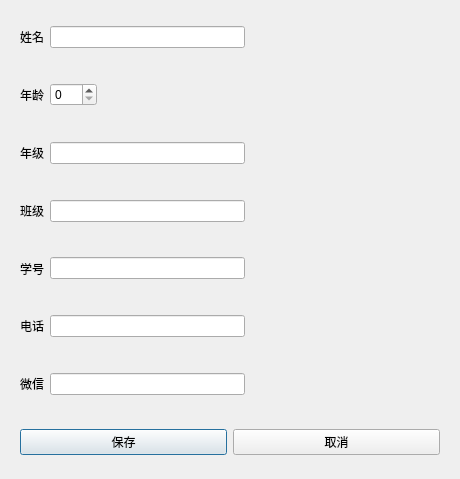
<?xml version="1.0" encoding="UTF-8"?>
<ui version="4.0">
 <class>Dlg_AddStu</class>
 <widget class="QDialog" name="Dlg_AddStu">
  <property name="geometry">
   <rect>
    <x>0</x>
    <y>0</y>
    <width>460</width>
    <height>479</height>
   </rect>
  </property>
  <property name="windowTitle">
   <string/>
  </property>
  <layout class="QVBoxLayout" name="verticalLayout">
   <item>
    <widget class="QWidget" name="widget_8" native="true">
     <layout class="QHBoxLayout" name="horizontalLayout_8">
      <item>
       <widget class="QLabel" name="label">
        <property name="text">
         <string>姓名</string>
        </property>
       </widget>
      </item>
      <item>
       <widget class="QLineEdit" name="le_name"/>
      </item>
      <item>
       <spacer name="horizontalSpacer_2">
        <property name="orientation">
         <enum>Qt::Horizontal</enum>
        </property>
        <property name="sizeHint" stdset="0">
         <size>
          <width>40</width>
          <height>20</height>
         </size>
        </property>
       </spacer>
      </item>
     </layout>
    </widget>
   </item>
   <item>
    <widget class="QWidget" name="widget_7" native="true">
     <layout class="QHBoxLayout" name="horizontalLayout_7">
      <item>
       <widget class="QLabel" name="label_2">
        <property name="text">
         <string>年龄</string>
        </property>
       </widget>
      </item>
      <item>
       <widget class="QSpinBox" name="sb_age">
        <property name="maximum">
         <number>100</number>
        </property>
       </widget>
      </item>
      <item>
       <spacer name="horizontalSpacer">
        <property name="orientation">
         <enum>Qt::Horizontal</enum>
        </property>
        <property name="sizeHint" stdset="0">
         <size>
          <width>40</width>
          <height>20</height>
         </size>
        </property>
       </spacer>
      </item>
     </layout>
    </widget>
   </item>
   <item>
    <widget class="QWidget" name="widget_6" native="true">
     <layout class="QHBoxLayout" name="horizontalLayout_6">
      <item>
       <widget class="QLabel" name="label_3">
        <property name="text">
         <string>年级</string>
        </property>
       </widget>
      </item>
      <item>
       <widget class="QLineEdit" name="le_grade"/>
      </item>
      <item>
       <spacer name="horizontalSpacer_3">
        <property name="orientation">
         <enum>Qt::Horizontal</enum>
        </property>
        <property name="sizeHint" stdset="0">
         <size>
          <width>40</width>
          <height>20</height>
         </size>
        </property>
       </spacer>
      </item>
     </layout>
    </widget>
   </item>
   <item>
    <widget class="QWidget" name="widget_5" native="true">
     <layout class="QHBoxLayout" name="horizontalLayout_5">
      <item>
       <widget class="QLabel" name="label_4">
        <property name="text">
         <string>班级</string>
        </property>
       </widget>
      </item>
      <item>
       <widget class="QLineEdit" name="le_class"/>
      </item>
      <item>
       <spacer name="horizontalSpacer_4">
        <property name="orientation">
         <enum>Qt::Horizontal</enum>
        </property>
        <property name="sizeHint" stdset="0">
         <size>
          <width>40</width>
          <height>20</height>
         </size>
        </property>
       </spacer>
      </item>
     </layout>
    </widget>
   </item>
   <item>
    <widget class="QWidget" name="widget_4" native="true">
     <layout class="QHBoxLayout" name="horizontalLayout_4">
      <item>
       <widget class="QLabel" name="label_5">
        <property name="text">
         <string>学号</string>
        </property>
       </widget>
      </item>
      <item>
       <widget class="QLineEdit" name="le_seq"/>
      </item>
      <item>
       <spacer name="horizontalSpacer_5">
        <property name="orientation">
         <enum>Qt::Horizontal</enum>
        </property>
        <property name="sizeHint" stdset="0">
         <size>
          <width>40</width>
          <height>20</height>
         </size>
        </property>
       </spacer>
      </item>
     </layout>
    </widget>
   </item>
   <item>
    <widget class="QWidget" name="widget_3" native="true">
     <layout class="QHBoxLayout" name="horizontalLayout_3">
      <item>
       <widget class="QLabel" name="label_6">
        <property name="text">
         <string>电话</string>
        </property>
       </widget>
      </item>
      <item>
       <widget class="QLineEdit" name="le_phone"/>
      </item>
      <item>
       <spacer name="horizontalSpacer_6">
        <property name="orientation">
         <enum>Qt::Horizontal</enum>
        </property>
        <property name="sizeHint" stdset="0">
         <size>
          <width>40</width>
          <height>20</height>
         </size>
        </property>
       </spacer>
      </item>
     </layout>
    </widget>
   </item>
   <item>
    <widget class="QWidget" name="widget_2" native="true">
     <layout class="QHBoxLayout" name="horizontalLayout_2">
      <item>
       <widget class="QLabel" name="label_7">
        <property name="text">
         <string>微信</string>
        </property>
       </widget>
      </item>
      <item>
       <widget class="QLineEdit" name="le_wechat"/>
      </item>
      <item>
       <spacer name="horizontalSpacer_7">
        <property name="orientation">
         <enum>Qt::Horizontal</enum>
        </property>
        <property name="sizeHint" stdset="0">
         <size>
          <width>40</width>
          <height>20</height>
         </size>
        </property>
       </spacer>
      </item>
     </layout>
    </widget>
   </item>
   <item>
    <widget class="QWidget" name="widget" native="true">
     <layout class="QHBoxLayout" name="horizontalLayout">
      <item>
       <widget class="QPushButton" name="btn_save">
        <property name="text">
         <string>保存</string>
        </property>
       </widget>
      </item>
      <item>
       <widget class="QPushButton" name="btn_cancel">
        <property name="text">
         <string>取消</string>
        </property>
       </widget>
      </item>
     </layout>
    </widget>
   </item>
  </layout>
 </widget>
 <tabstops>
  <tabstop>le_name</tabstop>
  <tabstop>sb_age</tabstop>
  <tabstop>le_grade</tabstop>
  <tabstop>le_class</tabstop>
  <tabstop>le_seq</tabstop>
  <tabstop>le_phone</tabstop>
  <tabstop>le_wechat</tabstop>
  <tabstop>btn_save</tabstop>
  <tabstop>btn_cancel</tabstop>
 </tabstops>
 <resources/>
 <connections/>
</ui>
